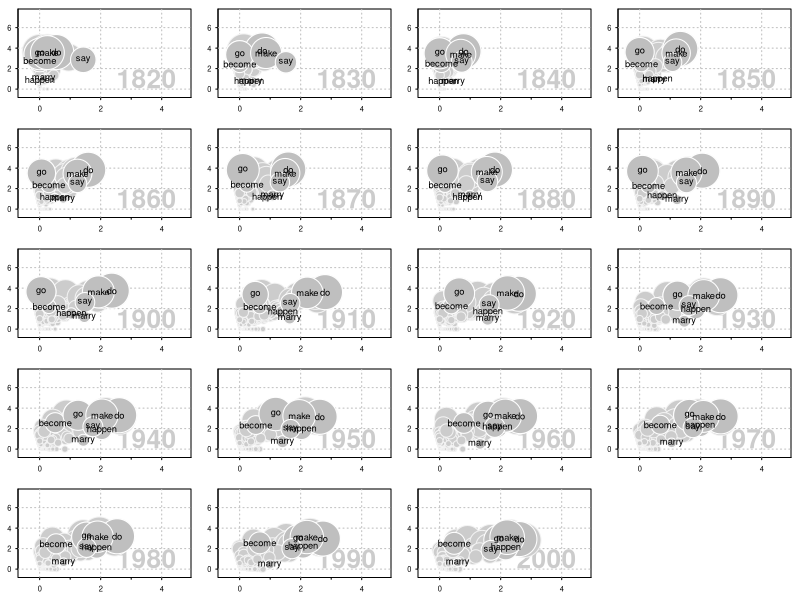

Recreate this plot in R.
# load the futurate database
input.all<-read.table(file="input_data_futurate.txt", header=T, sep="\t",
                      comment.char="", quote="")

# If you want to exclude data for 1810 and frequent auxiliaries 'be' and 'have' 
# as in Levshina (2015), run the following codes:
input.all<-subset(input.all, decade!=1810 & !coll %in% c("be", "have"))


#script for all decades plot
labels.all<-c("be","do","become","go","have","think","kill") 

labels.all<-c("be","do","become","go","have","marry","say", "make", "happen")

decade.lab<-labels(table(input.all[,1]))[[1]] # creating character vector containing decade labels
dframe.label<-subset(input.all, input.all[,2] %in% labels.all) # subset all-decades data frame on the basis of selected collocate labels vector for all decades

dframe.label[,2]<-as.character(dframe.label[,2])

part<-split(input.all,input.all[,1]) # splitting the whole data frame into list
part.labALL<-split(dframe.label, dframe.label[,1]) # splitting the selected data frame into list of data frame based on decade for the ease of indexing in "for-loop" for automatic plotting and selective labelling for all decades

png("future-motion-chart.png", res=500, width=8.5*500, height=8.5*500) # setting up a png file for the resulting plot, including the plot's resolution and sizes
par(mfrow=c(5,4), cex=0.45, mar=c(2.5,2,1,1), mgp=c(3,0.75,0), tck=-0.025, las=1)

# small program script for plotting all of the twenty decades
for (i in seq_along(unique(input.all$decade))){ # indexing sequence for looping is set to the total number of decades included
  
  plot(log(part[[i]][,3]+1),
       log(part[[i]][,4]+1), 
       ylim=c(-0.5,7.5), 
       xlim=c(-0.5,4.75),
       xaxt="n", yaxt="n", type="n", ann=F)
  
  axis(side=2, at=c(0,2,4,6,8), labels=c(0,2, 4,6,8), tick=T) # adding major y-axis
  axis(side=1, at=c(0,2,4,6), labels=c(0,2,4,6), tick=T) # adding major x-axis
  axis(side=1, at=c(1,3), labels=F, tcl=-0.2) # adding minor x-axis
  abline(h=c(0,2,4,6,8), 
         v=c(0,2,4,6), 
         col="gray", lty=3) # adding gridlines onto the plot
  
  text(3.5, 1, labels=decade.lab[i], 
       col="grey80", cex=3.5, 
       font=2, family="sans") # adding the decade labels onto the plot
  
  symbols(log(part[[i]][,3]+1),
          log(part[[i]][,4]+1), 
          inches=0.175, 
          fg="grey95", bg="grey80", 
          circles=sqrt(part[[i]][,5]/pi), 
          add=T) # plotting bubble points
  
  symbols(log(part.labALL[[i]][,3]+1),
          log(part.labALL[[i]][,4]+1), 
          inches=0.175, 
          fg="white", bg="grey75", 
          circles=sqrt(part.labALL[[i]][,5]/pi), 
          add=T) # plotting bubble points
  
  text(log(part.labALL[[i]][,3]+1),
       log(part.labALL[[i]][,4]+1), 
       labels=part.labALL[[i]][,2], 
       cex=1.25, family="sans") # adding selected labels onto the plot
}
dev.off() # closing the active graphic device